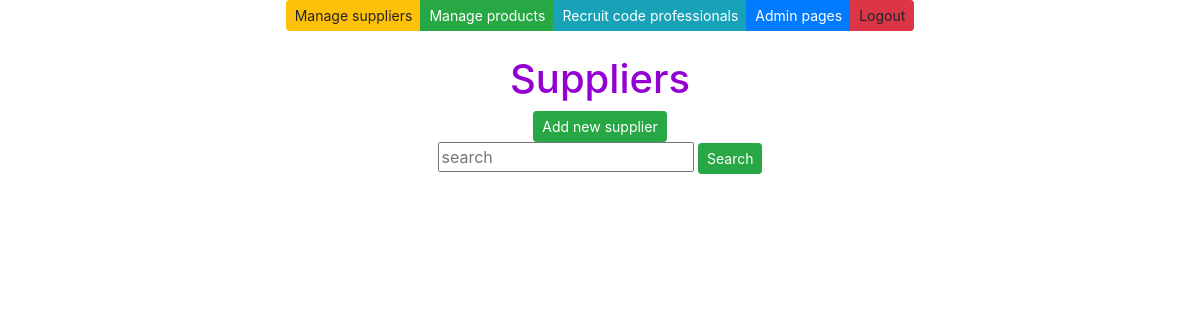
The app's page /suppliers/, older data.
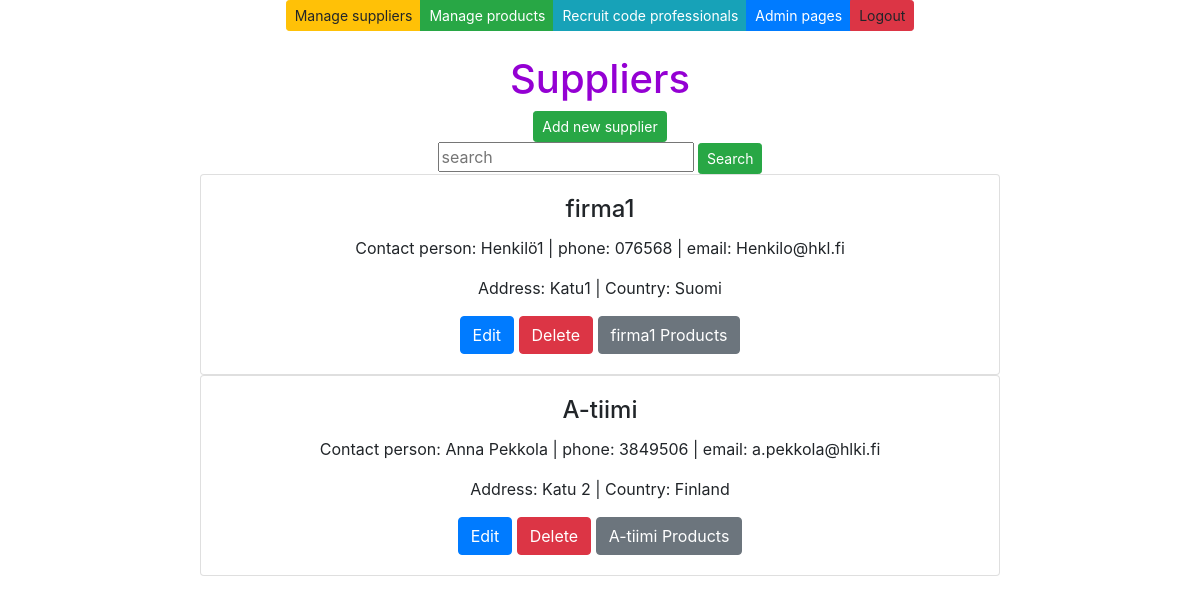
The same page, newer data.
### app/models.py (models this page shows, shortened)
class Supplier(models.Model):
    companyname = models.CharField(max_length=50, default="firma")
    contactname = models.CharField(max_length=50, default="firma")
    address = models.CharField(max_length=100, default="firma")
    phone = models.CharField(max_length=20, default="firma")
    email = models.CharField(max_length=50, default="firma")
    country = models.CharField(max_length=50, default="firma")

### app/views.py (the view)
# urls.py: path('suppliers/', supplierlistview),
def supplierlistview(request):
    supplierlist = Supplier.objects.all()
    context = {'suppliers': supplierlist}
    return render (request,"supplierlist.html",context)

### app/templates/supplierlist.html (shortened to what this page needs)
{% extends 'index.html' %}
{% block content%}
<br />
<br />
<h1 style="color: darkviolet">Suppliers</h1>
<button id="add-btn" class="btn btn-success btn-sm" onclick="showaddform()">Add new supplier</button>
        <form method="post" action="/search-suppliers/">
            <input class="card-text" class="card-text" type="text" placeholder="search" name="search">
            <input type="submit" value="Search" class="btn btn-success btn-sm" name="">
        </form>
{% for s in suppliers %}
<div class ="card" style="max-width: 50rem;">
    <div class="card-body">
        <h4 class="card-title">{{s.companyname}}</h4>
        <p class="card-text">Contact person: {{s.contactname}} | phone: {{s.phone}} | email: {{s.email}} </p>
        <p class="card-text">Address: {{s.address}} | Country: {{s.country}}</p>
        <a href="/edit-supplier-get/{{s.id}}/" class="btn btn-primary">Edit</a>
        <a href="/confirm-delete-supplier/{{s.id}}/" class="btn btn-danger">Delete</a>
        <a href="/products-by-supplier/{{s.id}}/" class="btn btn-secondary">{{s.companyname}} Products</a>
    </div>
</div>
{%endfor%}
{% endblock%}

### app/templates/index.html (shortened to what this page needs)
<!DOCTYPE html>
<html>
<head>
    <link rel="stylesheet" href="https://stackpath.bootstrapcdn.com/bootstrap/4.5.0/css/bootstrap.min.css"
>
    <link rel="stylesheet" href="https://cdnjs.cloudflare.com/ajax/libs/font-awesome/5.11.2/css/all.min.css">
</head>
<body>
    <div class="container">
        <center>
            <div class="btn-group" role="group">
                <a class="btn btn-warning btn-sm" href="/suppliers">Manage suppliers</a>
                <a class="btn btn-success btn-sm" href="/products">Manage products</a>
                <a class="btn btn-info btn-sm" href="http://careeria.fi">Recruit code professionals</a>
                <a class="btn btn-primary btn-sm" href="/admin">Admin pages</a>
                <a class="btn btn-danger btn-sm">Logout</a>
            </div>
            {% block content%}
            {% endblock%}
        </center>
</body>
</html>

Row changes from the older to the newer data that the page shows:
added Supplier: companyname "firma1", contactname "Henkilö1", phone "076568", email "Henkilo@hkl.fi", address "Katu1", country "Suomi"
added Supplier: companyname "A-tiimi", contactname "Anna Pekkola", phone "3849506", email "a.pekkola@hlki.fi", address "Katu 2", country "Finland"
